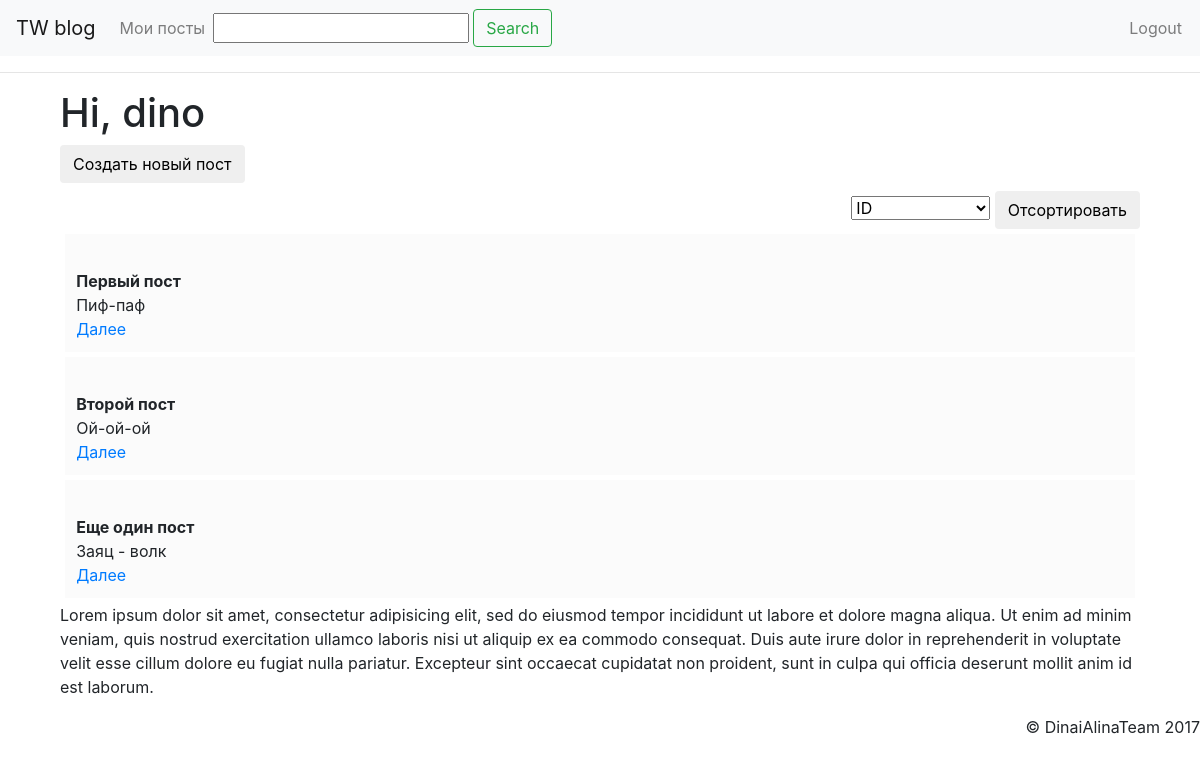
The page /my/ (signed in) on the database its author committed.
### onemapp/models.py (models this page shows, shortened)
class Post(models.Model):
    author = models.ForeignKey('auth.User')
    title = models.CharField(max_length=200)
    text = models.TextField()
    created_date = models.DateTimeField(default=timezone.now)

### onemapp/views.py (the view)
# urls.py: url(r'^my/$', views.user_post_list, name='user_post_list'),
@login_required
def user_post_list(request):
    user = get_user(request)
    return post_list(request, user)

### onemapp/forms.py
class PostListForm(forms.Form):
    search = forms.CharField(required=False)
    sort_field = forms.ChoiceField(choices=(('id', 'ID'), ('title', 'title'), ('-created_date', u'Дата создания')), required=False)

### onemapp/views.py (called while the page is built)
def post_list(request, user=None):
    if user and user.is_authenticated:
        posts = Post.objects.filter(author=user)  # получить посты пользователя
    else:
        posts = Post.objects.all()  # получить все посты
    form = PostListForm(request.GET)  # создать форму на основе модели Post
    form.is_valid()
    if form.cleaned_data.get('search'):
        posts = posts.filter(title__icontains=form.cleaned_data['search'])
    if form.cleaned_data.get('sort_field'):
        posts = posts.order_by(form.cleaned_data['sort_field'])
    for post in posts:
        post.text = post.text[:50]
    return render(request, 'post_list.html', {'form': form, 'posts': posts})

### onemapp/templates/post_list.html (shortened to what this page needs)
{% extends "./base.html" %}
{% block search %}
    <form action="" class="form-inline">
        <div class=" mr-sm-1">
            {{ form.search }}
        </div>
        <button class="btn btn-outline-success my-sm-0" type="submit">Search</button>
    </form>
{% endblock %}
{% block content %}
    <h1>
        Hi,
        {% if request.user.is_authenticated %}
            {{ user }}
        {%  else %}
            team!
        {% endif %}
    </h1>
    <h3>
        {% if request.user.is_authenticated %}
            <form class="" action="/create/">
                <input type="submit" value="Создать новый пост" class="btn btn-default" >
            </form>
        {% endif %}
    </h3>
        <div class="filtersearch">
            <form action="">
                {{ form.sort_field }}
                <input type="submit"  value="Отсортировать" class="btn btn-default" >
            </form>
        </div>
    {% for post in posts %}
        <div>
            <p class="post">
            <br>
                <b>{{ post.title }}</b>
                <br>
                {{ post.text }}
                <br>
                <a href="{{ post.id }}"> Далее </a>
            </p>
        </div>
    {% endfor %}
    <p>{% lorem %}</p>
{% endblock %}

### onemapp/static/blog.css (style rules this page uses)
.post { padding: 1%; margin: 0.5%; background-color: #fbfbfb; }
.filtersearch { text-align: right; }

### rows shown on the page
Post: title "Первый пост", text "Пиф-паф"
Post: title "Второй пост", text "Ой-ой-ой"
Post: title "Еще один пост", text "Заяц - волк"

### other values the page prints
{{ user }} "dino"
